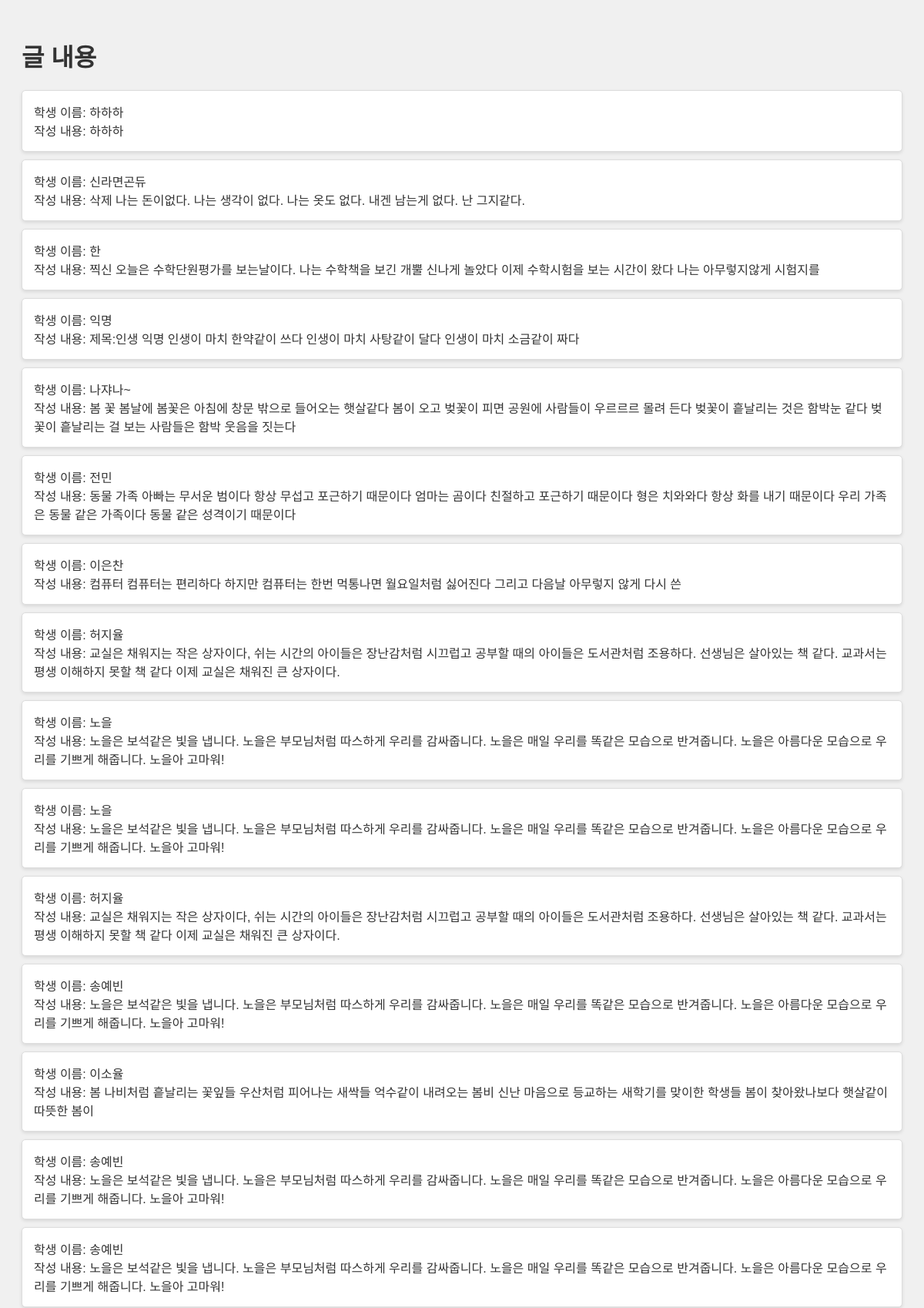
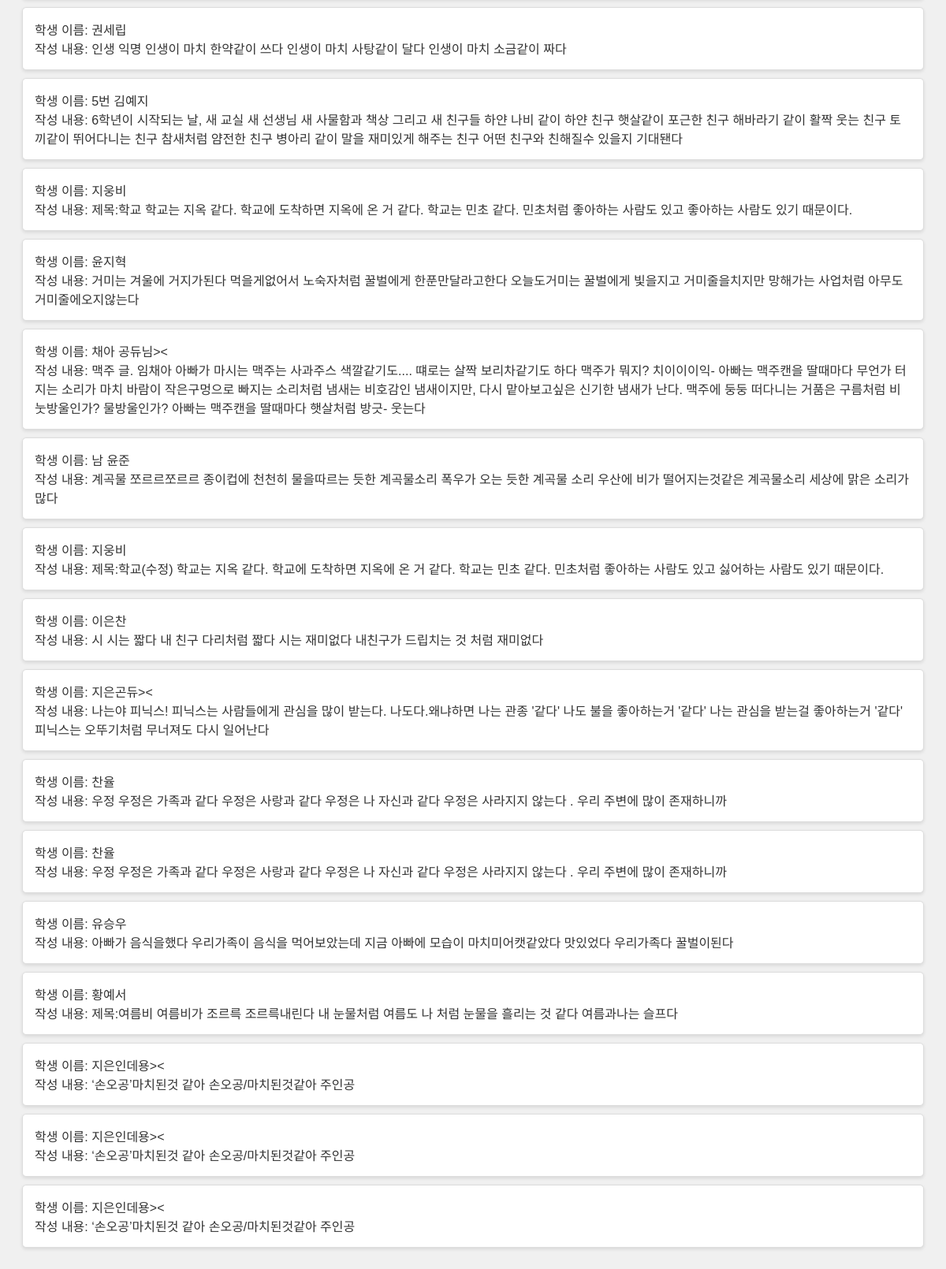
/watchall/10, run on the app's committed database (2 pictures, top to bottom).
### models.py (models this page shows)
class Students_write(Base):
    __tablename__ = "write_students"
    id = Column(Integer, primary_key=True, index=True)
    students_name = Column(String)
    text = Column(String)
    todos = relationship(
        "Todos",
        secondary=todos_students_association,
        back_populates="students_writes"
    )

### main.py (the view)
@app.get("/watchall/{todo_id}")
async def watch_all(request: Request,todo_id:int,db: Session = Depends(get_db)):
    db = SessionLocal()
    stmt = select(todos_students_association.c.student_write_id).where(todos_students_association.c.todo_id == todo_id)
    result = db.execute(stmt)
    student_write_ids = [row[0] for row in result.fetchall()]
    students_write_objects = db.query(Students_write).filter(Students_write.id.in_(student_write_ids)).all()
    print(students_write_objects)
    return templates.TemplateResponse("show.html", {"request": request, "todos": students_write_objects})

### templates/show.html (shortened to what this page needs)
<!DOCTYPE html>
<html lang="ko">
<head>
</head>
<body>
    <h1>글 내용</h1>
    <ul>
        {% for todo in todos %}
        <li>
            학생 이름: {{ todo.students_name }}<br>
            작성 내용: {{ todo.text }}<br>
        </li>
        {% endfor %}
    </ul>
</body>
</html>

### templates/show.html (style rules this page uses)
body { font-family: 'Noto Sans KR', sans-serif; background-color: #f0f0f0; color: #333; padding: 20px; }
h1 { color: #333; }
ul { list-style-type: none; padding: 0; }
li { background-color: #fff; border: 1px solid #ddd; padding: 15px; margin-bottom: 10px; border-radius: 5px; box-shadow: 0 2px 4px rgba(0,0,0,0.1); }

### data on the page
Students_write: students_name "하하하", text "하하하"
Students_write: students_name "신라면곤듀", text "삭제 나는 돈이없다. 나는 생각이 없다. 나는 옷도 없다. 내겐 남는게 없다. 난 그지같다."
Students_write: students_name "한", text "찍신 오늘은 수학단원평가를 보는날이다. 나는 수학책을 보긴 개뿔 신나게 놀았다 이제 수학시험을 보는 시간이 왔다 나는 아무렇지않게 시험지를"
Students_write: students_name "익명", text "제목:인생 익명 인생이 마치 한약같이 쓰다 인생이 마치 사탕같이 달다 인생이 마치 소금같이 짜다"
Students_write: students_name "나쟈나~", text "봄 꽃 봄날에 봄꽃은 아침에 창문 밖으로 들어오는 햇살같다 봄이 오고 벚꽃이 피면 공원에 사람들이 우르르르 몰려 든다 벚꽃이 흩날리는 것은 함박눈 같다 벚꽃이 흩날리는 걸 보는 사람들은 함박 웃음을 짓는다"
Students_write: students_name "전민", text "동물 가족 아빠는 무서운 범이다 항상 무섭고 포근하기 때문이다 엄마는 곰이다 친절하고 포근하기 때문이다 형은 치와와다 항상 화를 내기 때문이다 우리 가족은 동물 같은 가족이다 동물 같은 성격이기 때문이다"
Students_write: students_name "이은찬", text "컴퓨터 컴퓨터는 편리하다 하지만 컴퓨터는 한번 먹통나면 월요일처럼 싫어진다 그리고 다음날 아무렇지 않게 다시 쓴"
Students_write: students_name "허지율", text "교실은 채워지는 작은 상자이다, 쉬는 시간의 아이들은 장난감처럼 시끄럽고 공부할 때의 아이들은 도서관처럼 조용하다. 선생님은 살아있는 책 같다. 교과서는 평생 이해하지 못할 책 같다 이제 교실은 채워진 큰 상자이다."
Students_write: students_name "노을", text "노을은 보석같은 빛을 냅니다. 노을은 부모님처럼 따스하게 우리를 감싸줍니다. 노을은 매일 우리를 똑같은 모습으로 반겨줍니다. 노을은 아름다운 모습으로 우리를 기쁘게 해줍니다. 노을아 고마워!"
Students_write: students_name "노을", text "노을은 보석같은 빛을 냅니다. 노을은 부모님처럼 따스하게 우리를 감싸줍니다. 노을은 매일 우리를 똑같은 모습으로 반겨줍니다. 노을은 아름다운 모습으로 우리를 기쁘게 해줍니다. 노을아 고마워!"
Students_write: students_name "허지율", text "교실은 채워지는 작은 상자이다, 쉬는 시간의 아이들은 장난감처럼 시끄럽고 공부할 때의 아이들은 도서관처럼 조용하다. 선생님은 살아있는 책 같다. 교과서는 평생 이해하지 못할 책 같다 이제 교실은 채워진 큰 상자이다."
Students_write: students_name "송예빈", text "노을은 보석같은 빛을 냅니다. 노을은 부모님처럼 따스하게 우리를 감싸줍니다. 노을은 매일 우리를 똑같은 모습으로 반겨줍니다. 노을은 아름다운 모습으로 우리를 기쁘게 해줍니다. 노을아 고마워!"
Students_write: students_name "이소율", text "봄 나비처럼 흩날리는 꽃잎들 우산처럼 피어나는 새싹들 억수같이 내려오는 봄비 신난 마음으로 등교하는 새학기를 맞이한 학생들 봄이 찾아왔나보다 햇살같이 따뜻한 봄이"
Students_write: students_name "송예빈", text "노을은 보석같은 빛을 냅니다. 노을은 부모님처럼 따스하게 우리를 감싸줍니다. 노을은 매일 우리를 똑같은 모습으로 반겨줍니다. 노을은 아름다운 모습으로 우리를 기쁘게 해줍니다. 노을아 고마워!"
Students_write: students_name "송예빈", text "노을은 보석같은 빛을 냅니다. 노을은 부모님처럼 따스하게 우리를 감싸줍니다. 노을은 매일 우리를 똑같은 모습으로 반겨줍니다. 노을은 아름다운 모습으로 우리를 기쁘게 해줍니다. 노을아 고마워!"
Students_write: students_name "권세립", text "인생 익명 인생이 마치 한약같이 쓰다 인생이 마치 사탕같이 달다 인생이 마치 소금같이 짜다"
Students_write: students_name "5번 김예지", text "6학년이 시작되는 날, 새 교실 새 선생님 새 사물함과 책상 그리고 새 친구들 하얀 나비 같이 하얀 친구 햇살같이 포근한 친구 해바라기 같이 활짝 웃는 친구 토끼같이 뛰어다니는 친구 참새처럼 얌전한 친구 병아리 같이 말을 재미있게 해주는 친구 어떤 친구와 친해질수 있을지 기대됀다"
Students_write: students_name "지웅비", text "제목:학교 학교는 지옥 같다. 학교에 도착하면 지옥에 온 거 같다. 학교는 민초 같다. 민초처럼 좋아하는 사람도 있고 좋아하는 사람도 있기 때문이다."
Students_write: students_name "윤지혁", text "거미는 겨울에 거지가된다 먹을게없어서 노숙자처럼 꿀벌에게 한푼만달라고한다 오늘도거미는 꿀벌에게 빛을지고 거미줄을치지만 망해가는 사업처럼 아무도거미줄에오지않는다"
Students_write: students_name "채아 공듀님><", text "맥주 글. 임채아 아빠가 마시는 맥주는 사과주스 색깔같기도.... 떄로는 살짝 보리차같기도 하다 맥주가 뭐지? 치이이이익- 아빠는 맥주캔을 딸때마다 무언가 터지는 소리가 마치 바람이 작은구멍으로 빠지는 소리처럼 냄새는 비호감인 냄새이지만, 다시 맡아보고싶은 신기한 냄새가 난다. 맥주에 둥둥 떠다니는 거품은 구름처럼 비눗방울인가? 물방울인가? 아빠는 맥주캔을 딸때마다 햇살처럼 방긋- 웃는다"
Students_write: students_name "남 윤준", text "계곡물 쪼르르쪼르르 종이컵에 천천히 물을따르는 듯한 계곡물소리 폭우가 오는 듯한 계곡물 소리 우산에 비가 떨어지는것같은 계곡물소리 세상에 맑은 소리가 많다"
Students_write: students_name "지웅비", text "제목:학교(수정) 학교는 지옥 같다. 학교에 도착하면 지옥에 온 거 같다. 학교는 민초 같다. 민초처럼 좋아하는 사람도 있고 싫어하는 사람도 있기 때문이다."
Students_write: students_name "이은찬", text "시 시는 짧다 내 친구 다리처럼 짧다 시는 재미없다 내친구가 드립치는 것 처럼 재미없다"
Students_write: students_name "지은곤듀><", text "나는야 피닉스! 피닉스는 사람들에게 관심을 많이 받는다. 나도다.왜냐하면 나는 관종 '같다' 나도 불을 좋아하는거 '같다' 나는 관심을 받는걸 좋아하는거 '같다' 피닉스는 오뚜기처럼 무너져도 다시 일어난다"
Students_write: students_name "찬율", text "우정 우정은 가족과 같다 우정은 사랑과 같다 우정은 나 자신과 같다 우정은 사라지지 않는다 . 우리 주변에 많이 존재하니까"
Students_write: students_name "찬율", text "우정 우정은 가족과 같다 우정은 사랑과 같다 우정은 나 자신과 같다 우정은 사라지지 않는다 . 우리 주변에 많이 존재하니까"
Students_write: students_name "유승우", text "아빠가 음식을했다 우리가족이 음식을 먹어보았는데 지금 아빠에 모습이 마치미어캣같았다 맛있었다 우리가족다 꿀벌이된다"
Students_write: students_name "황예서", text "제목:여름비 여름비가 조르륵 조르륵내린다 내 눈물처럼 여름도 나 처럼 눈물을 흘리는 것 같다 여름과나는 슬프다"
Students_write: students_name "지은인데용><", text "‘손오공’마치된것 같아 손오공/마치된것같아 주인공"
Students_write: students_name "지은인데용><", text "‘손오공’마치된것 같아 손오공/마치된것같아 주인공"
Students_write: students_name "지은인데용><", text "‘손오공’마치된것 같아 손오공/마치된것같아 주인공"
